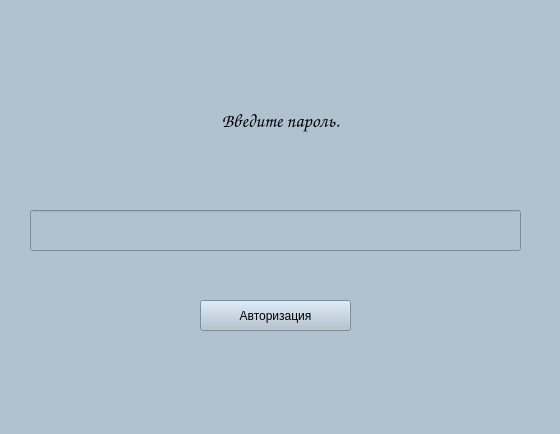
<?xml version="1.0" encoding="UTF-8"?>
<ui version="4.0">
 <class>start_window</class>
 <widget class="QMainWindow" name="start_window">
  <property name="windowModality">
   <enum>Qt::NonModal</enum>
  </property>
  <property name="geometry">
   <rect>
    <x>0</x>
    <y>0</y>
    <width>560</width>
    <height>434</height>
   </rect>
  </property>
  <property name="sizePolicy">
   <sizepolicy hsizetype="Preferred" vsizetype="Preferred">
    <horstretch>0</horstretch>
    <verstretch>0</verstretch>
   </sizepolicy>
  </property>
  <property name="windowTitle">
   <string>SOLW</string>
  </property>
  <property name="styleSheet">
   <string notr="true">background-color: rgb(176,193,208);</string>
  </property>
  <widget class="QWidget" name="centralwidget">
   <widget class="QLabel" name="label">
    <property name="geometry">
     <rect>
      <x>120</x>
      <y>70</y>
      <width>321</width>
      <height>101</height>
     </rect>
    </property>
    <property name="font">
     <font>
      <family>Comic Sans MS</family>
      <pointsize>14</pointsize>
      <weight>9</weight>
      <italic>false</italic>
      <bold>false</bold>
     </font>
    </property>
    <property name="styleSheet">
     <string notr="true">font: 75 14pt &quot;Comic Sans MS&quot;;</string>
    </property>
    <property name="text">
     <string>Введите пароль.</string>
    </property>
    <property name="alignment">
     <set>Qt::AlignCenter</set>
    </property>
    <property name="wordWrap">
     <bool>true</bool>
    </property>
   </widget>
   <widget class="QPushButton" name="pushButton">
    <property name="geometry">
     <rect>
      <x>200</x>
      <y>300</y>
      <width>151</width>
      <height>31</height>
     </rect>
    </property>
    <property name="text">
     <string>Авторизация</string>
    </property>
   </widget>
   <widget class="QLineEdit" name="lineEdit">
    <property name="geometry">
     <rect>
      <x>30</x>
      <y>210</y>
      <width>491</width>
      <height>41</height>
     </rect>
    </property>
    <property name="font">
     <font>
      <pointsize>12</pointsize>
     </font>
    </property>
    <property name="echoMode">
     <enum>QLineEdit::Password</enum>
    </property>
   </widget>
  </widget>
  <widget class="QStatusBar" name="statusbar"/>
  <widget class="QMenuBar" name="menubar">
   <property name="geometry">
    <rect>
     <x>0</x>
     <y>0</y>
     <width>560</width>
     <height>26</height>
    </rect>
   </property>
  </widget>
 </widget>
 <resources/>
 <connections/>
</ui>
